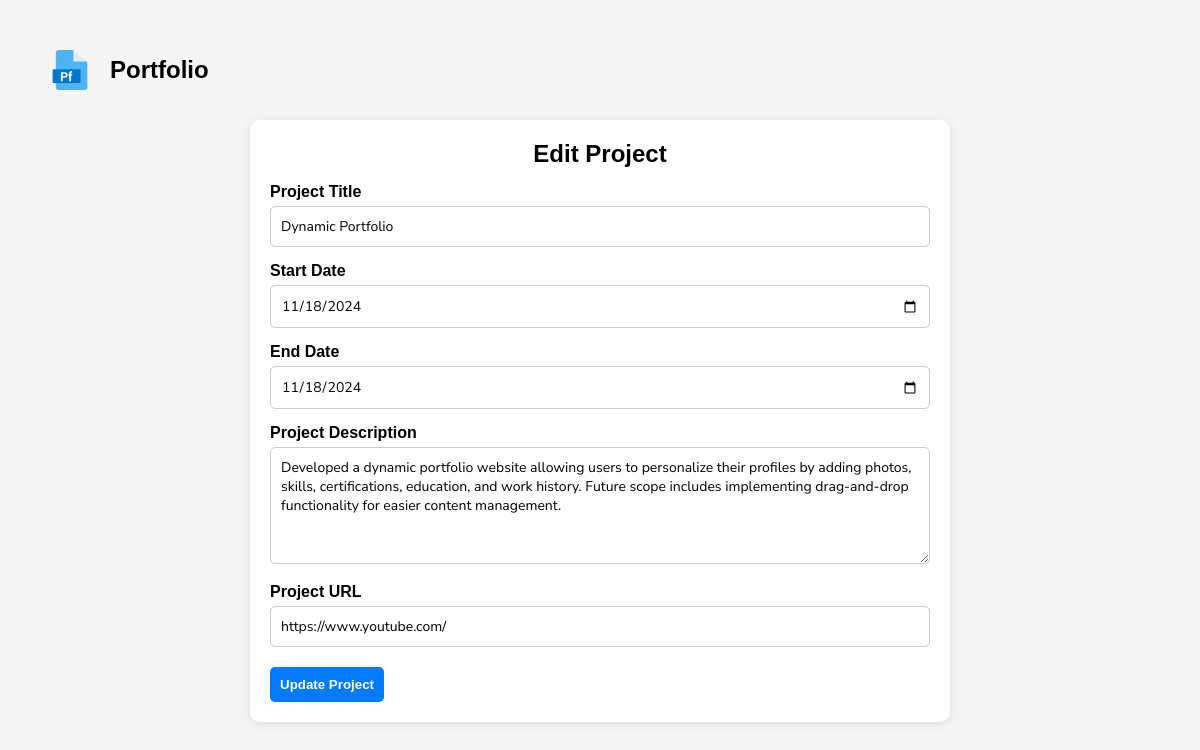
/edit_project/1/ (signed in), run on the app's committed database.
### portfolio/models.py (models this page shows, shortened)
class Project(models.Model):
    user_profile = models.ForeignKey(
        UserProfile,
        on_delete=models.CASCADE,
        related_name="projects",
        verbose_name="User Profile"
    )
    title = models.CharField(max_length=200, verbose_name="Project Title")
    start_date = models.DateField(verbose_name="Start Date")
    end_date = models.DateField(null=True, blank=True, verbose_name="End Date")
    description = models.TextField(verbose_name="Project Description")
    project_url = models.URLField(blank=True, null=True, verbose_name="Project URL")

### portfolio/views.py (the view, shortened to what this page needs)
# urls.py: path('edit_project/<int:id>/', views.edit_project, name='edit_project'),
def edit_project(request, id):
    user_profile = get_object_or_404(UserProfile, user=request.user)
    project = get_object_or_404(Project, id=id, user_profile=user_profile)
    return render(request, "forms/edit_project.html", {"project": project})

### template/forms/edit_project.html (shortened to what this page needs)
{% extends './base_form.html' %}
{% load static %}
{% block stylesheet %}
<link rel="stylesheet" href="{% static 'css/base_form.css' %}">
<link rel="stylesheet" href="{% static 'css/edit_profile.css' %}">
{% endblock %}
{% block form %}
<div class="form-container">
    <h2>Edit Project</h2>
    <form action="{% url 'edit_project' project.id %}" method="POST">
        <label for="title">Project Title</label>
        <input type="text" id="title" name="title" value="{{ project.title }}" placeholder="e.g., Dynamic Portfolio" required>
        <label for="start_date">Start Date</label>
        <input type="date" id="start_date" name="start_date" value="{{ project.start_date|date:'Y-m-d' }}" required>
        <label for="end_date">End Date</label>
        <input type="date" id="end_date" name="end_date" value="{{ project.end_date|date:'Y-m-d' }}">
        <label for="description">Project Description</label>
        <textarea id="description" name="description" rows="5" placeholder="Describe your project..." required>{{ project.description }}</textarea>
        <label for="project_url">Project URL</label>
        <input type="url" id="project_url" name="project_url" value="{{ project.project_url }}" placeholder="e.g., https://github.com/yourrepo/project">
        <button type="submit">Update Project</button>
    </form>
</div>
{% endblock %}

### static/css/base_form.css (style rules this page uses)
* { margin: 0; padding: 0; box-sizing: border-box; }
body { background-color: whitesmoke; font-family: Nunito Sans; height: 100vh; }

### static/css/edit_profile.css (style rules this page uses)
body { font-family: Arial, sans-serif; padding: 20px; background: #f5f5f5; }
.form-container { min-width: 300px; width: 700px; margin: auto; margin-bottom: 40px; background: white; padding: 20px; border-radius: 10px; box-shadow: 0 2px 10px rgba(0,0,0,0.1); }
h2 { text-align: center; }
label { font-weight: bold; display: block; margin-top: 15px; }
input, select, textarea { width: 100%; padding: 10px; margin-top: 5px; border-radius: 5px; border: 1px solid #ccc; font-family: Nunito Sans; font-size: 14px; }
button { margin-top: 20px; padding: 10px; border: none; background-color: #007BFF; color: white; font-weight: bold; border-radius: 5px; cursor: pointer; }

### data on the page
Project: title "Dynamic Portfolio", start_date "11/18/2024", end_date "11/18/2024", description "Developed a dynamic portfolio website allowing users to personalize their profiles by adding photos, skills, certifications, education, and work history. Future scope includes implementing drag-and-drop functionality for easier content management.", project_url "https://www.youtube.com/"
